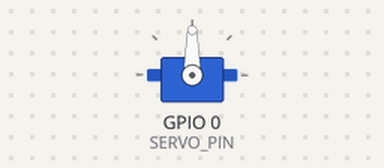
Recording of a sketch running on a simulated ESP32-C3. Shown: servo. Random numbers use the default seed unless the sketch sets one.

Above: at 0.0 s.
At 10.7 s:
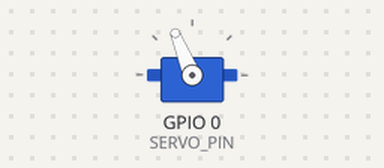
At 15.9 s:
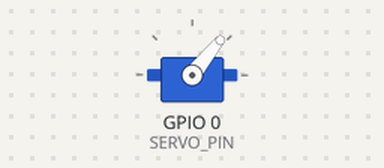
At 32.5 s:
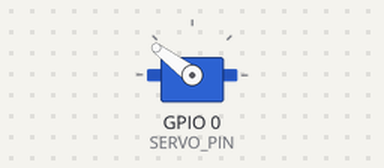
Timing chart, 0 to 40.0 s (numbered marks = the images above):
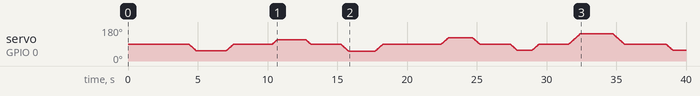

The sketch:

2_smooth_movement.ino
```cpp
// ============================================================================
// PROJECT: DD-3 Droid — Extension 2: Smooth Head Turning (Speed Control)
// HARDWARE: ESP32-C3 Super Mini + SG90 Micro Servo + 3.7V Lithium Battery
// DESCRIPTION: Instead of snapping instantly to a new angle, this code steps
//              1 degree at a time using a "for" loop so students can control
//              how fast or slow DD-3 turns its head.
// ============================================================================

#include <ESP32Servo.h>

// HARDWARE WIRING (Unplug battery or turn switch OFF before plugging in USB!)
const int SERVO_PIN = 0;

// DROID HEAD ANGLE SETTINGS (Degrees)
const int CENTER_ANGLE    = 90;
const int LEFT_MIN_ANGLE  = 30;
const int LEFT_MAX_ANGLE  = 60;
const int RIGHT_MIN_ANGLE = 110;
const int RIGHT_MAX_ANGLE = 150;

// SPEED SETTING (Try changing this!)
// Controls the tiny delay (in milliseconds) between each 1-degree step.
//   - 5 ms  = Fast, snappy droid movement
//   - 15 ms = Smooth, natural scanning speed
//   - 35 ms = Very slow, dramatic or sleepy movement
const int STEP_DELAY_MS = 15;

// PAUSE TIME SETTINGS (Milliseconds)
const unsigned long CENTER_PAUSE_MIN = 2000;
const unsigned long CENTER_PAUSE_MAX = 4500;
const unsigned long SIDE_PAUSE_MIN   = 1000;
const unsigned long SIDE_PAUSE_MAX   = 3000;

Servo headServo;

// Keep track of where the head is currently pointing
int currentAngle = CENTER_ANGLE;

// Helper function that moves 1 degree at a time to reach targetAngle smoothly
void smoothMoveAndPause(int targetAngle, unsigned long minWait, unsigned long maxWait) {
  // Case 1: Turning toward a larger angle (e.g., 90 -> 140)
  if (targetAngle > currentAngle) {
    for (int angle = currentAngle; angle <= targetAngle; angle++) {
      headServo.write(angle);
      delay(STEP_DELAY_MS);
    }
  }
  // Case 2: Turning toward a smaller angle (e.g., 140 -> 45)
  else if (targetAngle < currentAngle) {
    for (int angle = currentAngle; angle >= targetAngle; angle--) {
      headServo.write(angle);
      delay(STEP_DELAY_MS);
    }
  }

  // Save the new position as our current angle
  currentAngle = targetAngle;

  // Hold still at the new angle for a random pause
  unsigned long randomPause = random(minWait, maxWait + 1);
  delay(randomPause);
}

void setup() {
  Serial.begin(115200);
  randomSeed(esp_random());

  headServo.attach(SERVO_PIN);
  headServo.write(CENTER_ANGLE);
  currentAngle = CENTER_ANGLE;
}

void loop() {
  int leftAngle  = random(LEFT_MIN_ANGLE, LEFT_MAX_ANGLE + 1);
  int rightAngle = random(RIGHT_MIN_ANGLE, RIGHT_MAX_ANGLE + 1);

  smoothMoveAndPause(CENTER_ANGLE, CENTER_PAUSE_MIN, CENTER_PAUSE_MAX);
  smoothMoveAndPause(leftAngle,    SIDE_PAUSE_MIN,   SIDE_PAUSE_MAX);
  smoothMoveAndPause(CENTER_ANGLE, CENTER_PAUSE_MIN, CENTER_PAUSE_MAX);
  smoothMoveAndPause(rightAngle,   SIDE_PAUSE_MIN,   SIDE_PAUSE_MAX);
}
```
